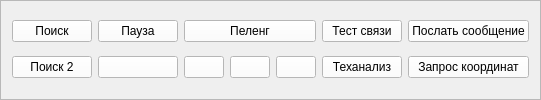
                <widget class="QFrame" name="frame_32">
                 <property name="frameShape">
                  <enum>QFrame::StyledPanel</enum>
                 </property>
                 <property name="frameShadow">
                  <enum>QFrame::Plain</enum>
                 </property>
                 <layout class="QGridLayout" name="gridLayout_9" columnstretch="0,0,0,0,0,0,0">
                  <item row="0" column="0">
                   <widget class="QPushButton" name="btn_poisk">
                    <property name="cursor">
                     <cursorShape>PointingHandCursor</cursorShape>
                    </property>
                    <property name="styleSheet">
                     <string notr="true">background-color: rgb(255,255,255)</string>
                    </property>
                    <property name="text">
                     <string>Поиск</string>
                    </property>
                   </widget>
                  </item>
                  <item row="0" column="1">
                   <widget class="QPushButton" name="btn_pauza">
                    <property name="cursor">
                     <cursorShape>PointingHandCursor</cursorShape>
                    </property>
                    <property name="styleSheet">
                     <string notr="true">background-color: rgb(255,255,255)</string>
                    </property>
                    <property name="text">
                     <string>Пауза</string>
                    </property>
                   </widget>
                  </item>
                  <item row="0" column="2" colspan="3">
                   <widget class="QPushButton" name="btn_peleng_2">
                    <property name="cursor">
                     <cursorShape>PointingHandCursor</cursorShape>
                    </property>
                    <property name="styleSheet">
                     <string notr="true">background-color: rgb(255,255,255)</string>
                    </property>
                    <property name="text">
                     <string>Пеленг</string>
                    </property>
                   </widget>
                  </item>
                  <item row="0" column="5">
                   <widget class="QPushButton" name="btn_test_svazi">
                    <property name="cursor">
                     <cursorShape>PointingHandCursor</cursorShape>
                    </property>
                    <property name="styleSheet">
                     <string notr="true">background-color: rgb(255,255,255)</string>
                    </property>
                    <property name="text">
                     <string>Тест связи</string>
                    </property>
                   </widget>
                  </item>
                  <item row="0" column="6">
                   <widget class="QPushButton" name="btn_send">
                    <property name="cursor">
                     <cursorShape>PointingHandCursor</cursorShape>
                    </property>
                    <property name="styleSheet">
                     <string notr="true">background-color: rgb(255,255,255)</string>
                    </property>
                    <property name="text">
                     <string>Послать сообщение</string>
                    </property>
                   </widget>
                  </item>
                  <item row="1" column="0">
                   <widget class="QPushButton" name="btn_poisk2">
                    <property name="cursor">
                     <cursorShape>PointingHandCursor</cursorShape>
                    </property>
                    <property name="styleSheet">
                     <string notr="true">background-color: rgb(255,255,255)</string>
                    </property>
                    <property name="text">
                     <string>Поиск 2</string>
                    </property>
                   </widget>
                  </item>
                  <item row="1" column="1">
                   <widget class="QPushButton" name="btn_empty_10">
                    <property name="cursor">
                     <cursorShape>PointingHandCursor</cursorShape>
                    </property>
                    <property name="styleSheet">
                     <string notr="true">background-color: rgb(255,255,255)</string>
                    </property>
                    <property name="text">
                     <string/>
                    </property>
                   </widget>
                  </item>
                  <item row="1" column="2">
                   <widget class="QPushButton" name="btn_empty_11">
                    <property name="cursor">
                     <cursorShape>PointingHandCursor</cursorShape>
                    </property>
                    <property name="styleSheet">
                     <string notr="true">background-color: rgb(255,255,255)</string>
                    </property>
                    <property name="text">
                     <string/>
                    </property>
                   </widget>
                  </item>
                  <item row="1" column="3">
                   <widget class="QPushButton" name="btn_empty_12">
                    <property name="cursor">
                     <cursorShape>PointingHandCursor</cursorShape>
                    </property>
                    <property name="styleSheet">
                     <string notr="true">background-color: rgb(255,255,255)</string>
                    </property>
                    <property name="text">
                     <string/>
                    </property>
                   </widget>
                  </item>
                  <item row="1" column="4">
                   <widget class="QPushButton" name="btn_empty_13">
                    <property name="cursor">
                     <cursorShape>PointingHandCursor</cursorShape>
                    </property>
                    <property name="styleSheet">
                     <string notr="true">background-color: rgb(255,255,255)</string>
                    </property>
                    <property name="text">
                     <string/>
                    </property>
                   </widget>
                  </item>
                  <item row="1" column="5">
                   <widget class="QPushButton" name="btn_tehanaliz">
                    <property name="cursor">
                     <cursorShape>PointingHandCursor</cursorShape>
                    </property>
                    <property name="styleSheet">
                     <string notr="true">background-color: rgb(255,255,255)</string>
                    </property>
                    <property name="text">
                     <string>Теханализ</string>
                    </property>
                   </widget>
                  </item>
                  <item row="1" column="6">
                   <widget class="QPushButton" name="btn_ask_coord">
                    <property name="cursor">
                     <cursorShape>PointingHandCursor</cursorShape>
                    </property>
                    <property name="styleSheet">
                     <string notr="true">background-color: rgb(255,255,255)</string>
                    </property>
                    <property name="text">
                     <string>Запрос координат</string>
                    </property>
                   </widget>
                  </item>
                 </layout>
                </widget>
